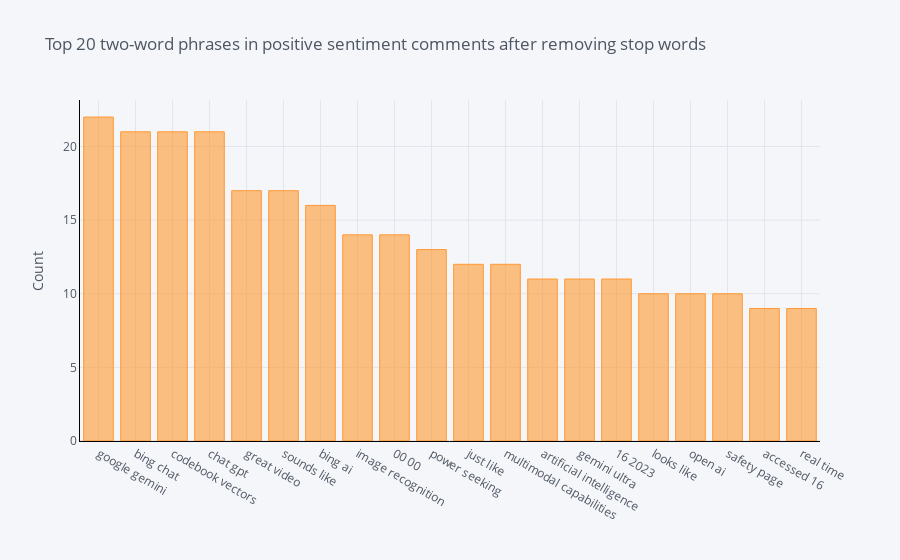

Here is the notebook cell this chart was saved with:
### Code cell
# Bigram

def get_top_n_bigram(corpus, n=None):
    vec = CountVectorizer(ngram_range=(2, 2), stop_words = list(stop_words)).fit(corpus)
    bag_of_words = vec.transform(corpus)
    sum_words = bag_of_words.sum(axis=0) 
    words_freq = [(word, sum_words[0, idx]) for word, idx in vec.vocabulary_.items()]
    words_freq =sorted(words_freq, key = lambda x: x[1], reverse=True)
    return words_freq[:n]
common_words = get_top_n_bigram(pos_df['text'], 20)
for word, freq in common_words:
    print(word, freq)
df2 = pd.DataFrame(common_words, columns = ['CommentsText' , 'count'])
df2.groupby('CommentsText').sum()['count'].sort_values(ascending=False).iplot(
    kind='bar', yTitle='Count', linecolor='black', title='Top 20 two-word phrases in positive sentiment comments after removing stop words')

### Figure 1 — Plotly figure (JSON) as saved in the notebook; plotly's stock layout.template omitted (floating-point values rounded to 4 significant figures)
{"data": [{"marker": {"color": "rgba(255, 153, 51, 0.6)", "line": {"color": "rgba(255, 153, 51, 1.0)", "width": 1}}, "name": "count", "orientation": "v", "text": "", "type": "bar", "x": ["google gemini", "bing chat", "codebook vectors", "chat gpt", "great video", "sounds like", "bing ai", "image recognition", "00 00", "power seeking", "just like", "multimodal capabilities", "artificial intelligence", "gemini ultra", "16 2023", "looks like", "open ai", "safety page", "accessed 16", "real time"], "y": [22, 21, 21, 21, 17, 17, 16, 14, 14, 13, 12, 12, 11, 11, 11, 10, 10, 10, 9, 9]}], "layout": {"legend": {"bgcolor": "#F5F6F9", "font": {"color": "#4D5663"}}, "paper_bgcolor": "#F5F6F9", "plot_bgcolor": "#F5F6F9", "title": {"font": {"color": "#4D5663"}, "text": "Top 20 two-word phrases in positive sentiment comments after removing stop words"}, "xaxis": {"gridcolor": "#E1E5ED", "linecolor": "black", "showgrid": true, "tickfont": {"color": "#4D5663"}, "title": {"font": {"color": "#4D5663"}, "text": ""}, "zerolinecolor": "#E1E5ED"}, "yaxis": {"gridcolor": "#E1E5ED", "linecolor": "black", "showgrid": true, "tickfont": {"color": "#4D5663"}, "title": {"font": {"color": "#4D5663"}, "text": "Count"}, "zerolinecolor": "#E1E5ED"}}}
